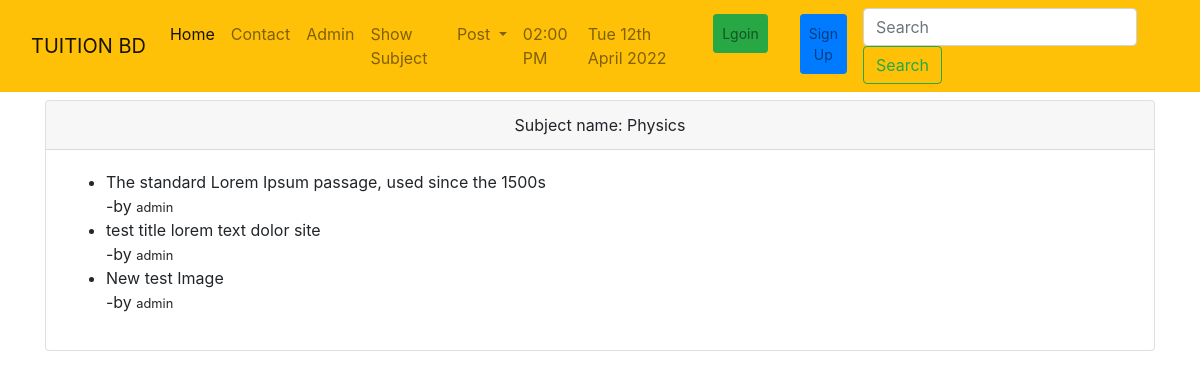
Page /tuition/subject/ on the committed database.
### tuition/models.py (models this page shows, shortened)
class Subject(models.Model):
    name = models.CharField(max_length=100)

class Post(models.Model):
    CATEGORY = (('Teacher', 'Teacher'), ('Student', 'Student'))
    MY_CHOICES = (('Bangla', 'Bangla'),
                  ('English', 'English'),
                  ('Urdu', 'Urdu'),
                  ('Arabic', 'Arabic'),
                  ('Hindi', 'Hindi'))
    user = models.ForeignKey(
        User, on_delete=models.CASCADE, blank=True, null=True)
    id = models.AutoField(primary_key=True)
    title = models.CharField(max_length=100)
    slug = models.CharField(max_length=100, default=title)
    email = models.EmailField()
    salary = models.IntegerField()
    details = models.TextField()
    availabe = models.BooleanField(default=True)
    category = models.CharField(max_length=100, choices=CATEGORY)
    created_at = models.DateTimeField(default=now)
    image = models.ImageField(default='default.jpg',
                              upload_to='tuition/images')
    medium = MultiSelectField(
        choices=MY_CHOICES, max_choices=3, max_length=100, default='Bangla')
    subject = models.ManyToManyField(Subject, related_name='subject_set')
    class_in = models.ManyToManyField(Class_in, related_name='class_set')

### tuition/views.py (the view)
# urls.py: path('subject/', subjectview, name='subject'),
def subjectview(request):
    subject = Subject.objects.get(name="Physics")
    post = subject.subject_set.all()
    return render(request, 'tuition/subject/subjectview.html', {'subject': subject, 'post': post})

### templates/tuition/subject/subjectview.html
{% extends 'index.html' %}
{% block body %}
<div class="container py-2">
    <div class="card">
        <div class="card-header text-center">Subject name: {{subject.name}}</div>
        <div class="card-body">
            <ul>
                {% for s in post %}
                <li>{{s.title}}</li>
                -by <small>{{s.user.username}}</small>
                {% endfor %}
            </ul>
        </div>
    </div>
</div>
{% endblock body %}

### rows in the picture
Subject: name "Physics"
Post: title "The standard Lorem Ipsum passage, used since the 1500s", user.username "admin"
Post: title "test title lorem text dolor site", user.username "admin"
Post: title "New test Image", user.username "admin"
